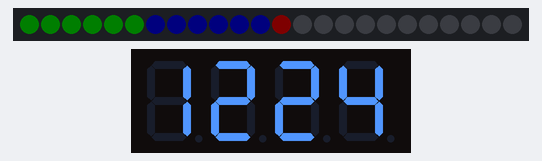
Bench run of a sketch on a simulated ESP8266 (Wemos D1 mini). Shown: 24 RGB LEDs in strip order, left to right, 4-digit seven-segment display. Dim RGB values are drawn brighter than linear; WiFi joins after 1.5 s; servers stay silent unless stated; what the sketch prints to the serial monitor is not drawn.

Above: at 1.7 s.
At 10.7 s:
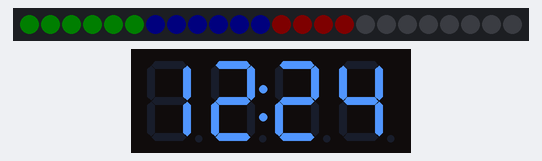
At 19.7 s:
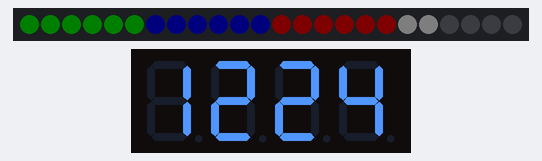
At 28.7 s:
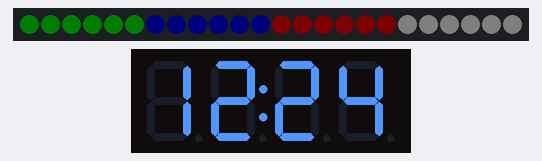
At 31.7 s:
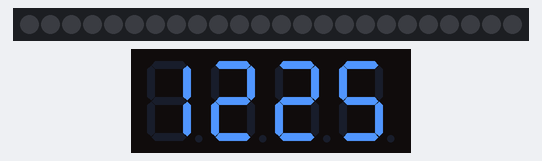
At 38.7 s:
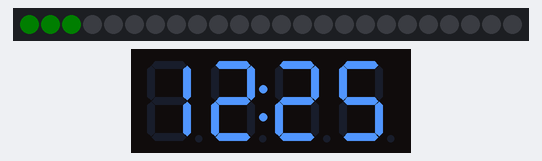

The sketch:

04_hotovy_projekt.ino
```cpp
/*
 * Hodiny s prstencem a internetovym casem
 *
 * Pouzite knihovny:
 * Adafuit NeoPixel: https://github.com/adafruit/Adafruit_NeoPixel
 * TimeLib: https://github.com/PaulStoffregen/Time
 * TM1637: https://github.com/Seeed-Studio/Grove_4Digital_Display
 *
 * Pouzita deska:
 * Wemos D1 Mini a kompatibilni klon
 * nebo NodeMCU v3 (nevejde se do krabicky)
 *
 * Kryt pro 3D tisk:
 * www.tinkercad.com/things/9lU8NQrdpXy
*/

#include <ESP8266WiFi.h> // Wi-Fi na ESP8266
#include <WiFiUdp.h> // UDP na ESP8266

#include <Adafruit_NeoPixel.h> // Prstenec
#include <TM1637.h> // Segmentovy displej
#include <TimeLib.h> // Internetovy cas

char ssid[] = "123456789"; // SSID Wi-Fi site
char heslo[] = "123456789"; // Heslo Wi-Fi site

char serverNTP[] = "pool.ntp.org"; // NTP server, seznam: https://www.ntppool.org/
int casovaZona = 2; // Casova zona, mame letni cas, takze GMT+2

Adafruit_NeoPixel prstenec(24, D5, NEO_GRB + NEO_KHZ800); // Prstenec je pripojeny na GPIO D5
TM1637 displej(D1, D2); // Segmentovy displej je pripojeny na GPIO D1 (CLK) a D2 (DIO)

// Pole s RGB barvami 24 jednotek LED prstence
uint8_t pixely[24][3] = {
  {0, 50, 0},
  {0, 50, 0},
  {0, 50, 0},
  {0, 50, 0},
  {0, 50, 0},
  {0, 50, 0},
  {0, 0, 50},
  {0, 0, 50},
  {0, 0, 50},
  {0, 0, 50},
  {0, 0, 50},
  {0, 0, 50},
  {50, 0, 0},
  {50, 0, 0},
  {50, 0, 0},
  {50, 0, 0},
  {50, 0, 0},
  {50, 0, 0},
  {50, 50, 50},
  {50, 50, 50},
  {50, 50, 50},
  {50, 50, 50},
  {50, 50, 50},
  {50, 50, 50}
};

WiFiUDP Udp; // S NTP serverem budeme komunikovat skrze rychly protokol UDP
uint16_t udpPort = 8888; // UDP port
uint8_t ntpPaket[48]; // 48B na zpravu pro NTP server a odpoved

uint8_t dvojtecka = 1; // Promenna ridici blikani dvojtecky segmentoveho displeje
time_t staryCas = 0; // Pomocna promenna pro porovnani, jeslti uz se zmenil cas ve smycce loop

// Hlavni funkce setup se spousti hned po startu cipu
void setup() {

  prstenec.begin(); // Priprav prstenec
  prstenec.setBrightness(20); // Relativne nizky jas, aby krabicka nezarila prilis
  prstenec.clear(); // Vypni vsechny LED
  prstenec.show();

  displej.init(); // Nastartuj displej
  displej.set(7); // Nejvyssi jas (0-7)
  displej.point(dvojtecka); // Vykreslit dvojtecku mezi hodinami a minutami

  Serial.begin(115200); // Nastartuj seriovou linku do PC
  delay(100); // Chvili pockej
  Serial.println(); // Odradkuj pro prehlednost

  WiFi.persistent(false); // Reset Wi-Fi
  WiFi.mode(WIFI_OFF); // Reset Wi-Fi
  WiFi.mode(WIFI_STA); // Nastav Wi-Fi jako stanici
  WiFi.begin(ssid, heslo); // Zacni se pripojovat k Wi-Fi

  // Dokud nebudes pripojey k Wi-Fi vypisuj tecky
  Serial.print("Pripojuji k " + String(ssid) + " ");
  while (WiFi.status() != WL_CONNECTED) {
    delay(500);
    Serial.print('.');
  }

  // Po pripojeni k Wi-Fi vypis DHCP IP adresu
  Serial.println(" OK");
  Serial.print("Moje LAN IP adresa: ");
  Serial.println(WiFi.localIP());

  Udp.begin(udpPort); // Nastartuj UDP
  setSyncProvider(ziskejInternetovyCas); // Casova knihovna bude pouzivat k synchonizaci tuto funkci
  setSyncInterval(300); // Casova knihovna bude synchronizovat cas kazdych 300 sekund
}

// Nekonecna smycka loop se spusti po zpracovani funcke setup a jeji obsah se opakuje stale dokola
void loop() {
  if (timeStatus() != timeNotSet) { // Zna uz casova knihovna cas?
    /* Smycku loop nechceme zbytecne blokovat prikazem delay,
     * a tak porovname aktualni cas s tim starym ulozenym v pomocne knihovne,
     * a pokud se uz zmenil (pribyla sekunda), tprve tehdy
     * vypiseme zpravu do seriove linky s aktualnim casem
    */
    if (now() != staryCas) {
      staryCas = now();

      displej.point(dvojtecka ^= 1); // Prohod nastaveni dvojtecky v segmentovem displeji, takze bude blikat

      char txtHodiny[5];
      sprintf(txtHodiny, "%02d%02d", hour(), minute());
      displej.displayStr(txtHodiny, 0);

      prstenec.clear();
      for (uint8_t i = 0; i < map(second(), 0, 59, 0, 24); i++)
        prstenec.setPixelColor(i, prstenec.Color(pixely[i][0], pixely[i][1], pixely[i][2]));
      prstenec.show();
    }
  }
}

/* Funkce pro ziskani aktualniho casu z NTP serveru pomoci UDP protokolu
 * Tuto funkci si bude volat automaticky casova knihovna behem prubezne synchronizace
*/
time_t ziskejInternetovyCas() {
  while (Udp.parsePacket() > 0) ; // Pokud z UDP prichazeji nejaka data, pockej
  IPAddress ntpServerIP;
  WiFi.hostByName(serverNTP, ntpServerIP); // Preved domenu casoveho serveru na IP adresu
  posliPaketNTP(ntpServerIP); // Odesli UDP davku na casovy server
  uint32_t cekej = millis();
  while (millis() - cekej < 1500) { // Cekej nejdele 1,5 sekudny na odpoved
    int size = Udp.parsePacket(); // Precti veliksot odpovedi
    if (size >= 48) { // Odpoved musi mit nejvyse 48 bajtu
      Udp.read(ntpPaket, 48); // Precti odpoved do pole ntpPacket
      /* 40-43 bajt odpovedi prepocitej na uplynule sekundy od roku 1900
       * a pripocitej take mistni casovou zonu (bezny cas: +1, letni cas +2)
      */
      uint32_t sekundyOd1900;
      sekundyOd1900 =  (uint32_t)ntpPaket[40] << 24;
      sekundyOd1900 |= (uint32_t)ntpPaket[41] << 16;
      sekundyOd1900 |= (uint32_t)ntpPaket[42] << 8;
      sekundyOd1900 |= (uint32_t)ntpPaket[43];
      return sekundyOd1900 - 2208988800UL + casovaZona * SECS_PER_HOUR;
    }
  }
  return 0; // Pokud opdoved nedorazila do 1,5 sekundy, vrat nulu (sync se nepovedl)
}

/* Funkce pro odeslani paketu na NTP server
 * Jednotlive bajty obsahuji instrukci, aby server vedel, co po nem chceme
 * Jakmile paket odesleme, ve funkci ziskejInternetovyCas budeme cekat, dokud
 * nedorazi paket s odpovedi
*/
void posliPaketNTP(IPAddress &ip) {
  memset(ntpPaket, 0, 48);
  ntpPaket[0] = 0b11100011;
  ntpPaket[1] = 0;
  ntpPaket[2] = 6;
  ntpPaket[3] = 0xEC;
  ntpPaket[12] = 49;
  ntpPaket[13] = 0x4E;
  ntpPaket[14] = 49;
  ntpPaket[15] = 52;
  Udp.beginPacket(ip, 123); // Spoj se s NTP serverem na UDP portu 123
  Udp.write(ntpPaket, 48); // Posli mu paket o 48 B, ktery jsme si prave vytvorili
  Udp.endPacket(); // Ukonci paket
}
```
